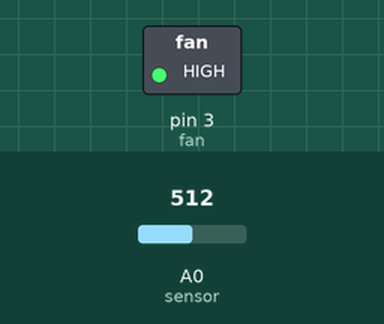
Simulated run of this sketch. Board: Arduino Uno, built with avr-gcc and run on an emulated ATmega328P. On the bench: switched loads named in the sketch (green lamp = pin HIGH). Inputs (shaded band) come from the test bench; at power-on: A0 (sensor) = 512.

Above: at 1.2 s.
1.3 s: A0 (sensor) set to 169
2.8 s: A0 (sensor) set to 141
At 3.3 s:
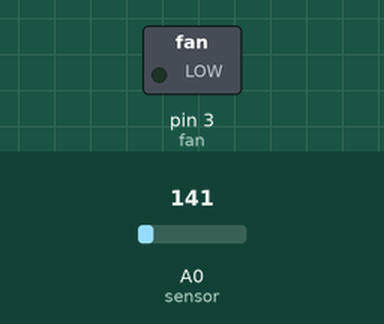
4.3 s: A0 (sensor) set to 306
At 5.6 s:
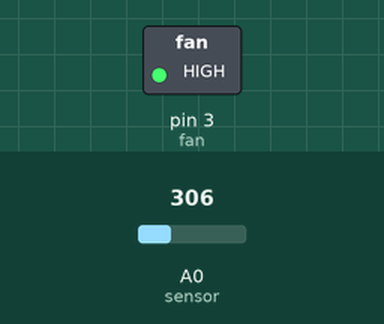
5.9 s: A0 (sensor) set to 122
At 7.0 s:
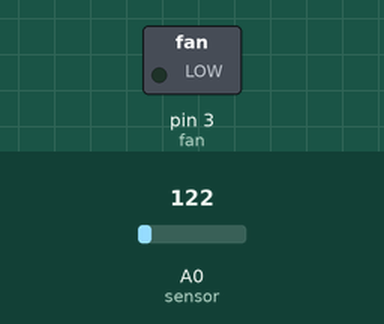
Timing chart, 0 to 8.5 s (numbered marks = the images above; inputs shaded):
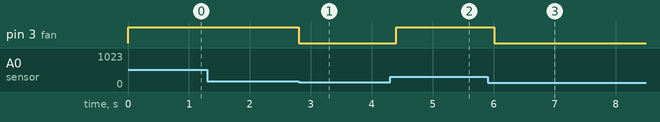

The sketch:

quarto.ino
```cpp
#define fan 3
#define sensor A0

#include <Wire.h>

#define ID_MASTER 1
#define ID_QUARTO 4

enum
{
  ESPERANDO,
  ENVIANDO
} estado = ESPERANDO;

// SENSOR DE TEMPERATURA -- VENTILADOR

void receberComando(int bytes)
{
  char comando = Wire.read();
  if(comando=='Q')
  {
    estado = ENVIANDO;
  }
}

void enviar(int temperature)
{
  String msg = "Q"+String(temperature);
  Wire.beginTransmission(ID_MASTER);
  Wire.write(msg.c_str());
  Wire.endTransmission();
}


void setup()
{
  pinMode(fan, OUTPUT);
  pinMode(sensor, INPUT);
  Wire.begin(ID_QUARTO);
  Wire.onReceive(receberComando);
  Serial.begin(9600);
}

void fanOn()
{
  digitalWrite(fan, HIGH);
}

void fanOff()
{
  digitalWrite(fan, LOW);
}

int readTemp()
{
  int reading = analogRead(sensor);
  float voltage = reading * 5.0;
  voltage /= 1024.0;
  int temperature = round((voltage - 0.5) * 100);
  return temperature;
}

void loop()
{
  int temperature = readTemp();
  if(estado==ENVIANDO)
  {
    enviar(temperature);
    estado = ESPERANDO;
  }
  if(temperature > 25)
  {
    fanOn();
  }
  else
  {
    fanOff();
  }
  delay(200);
}
```

Measured:
- the behaviour switches between 155 and 154 on A0 (sensor) (found by bisection; images 0 and 1)
- after the input at 1.3 s, every drawn part: stays the same
- after the input at 2.8 s, pin 3 (fan): HIGH → LOW at once
- after the input at 4.3 s, pin 3 (fan): LOW → HIGH after 0.10 s
- after the input at 5.9 s, pin 3 (fan): HIGH → LOW after 0.11 s
